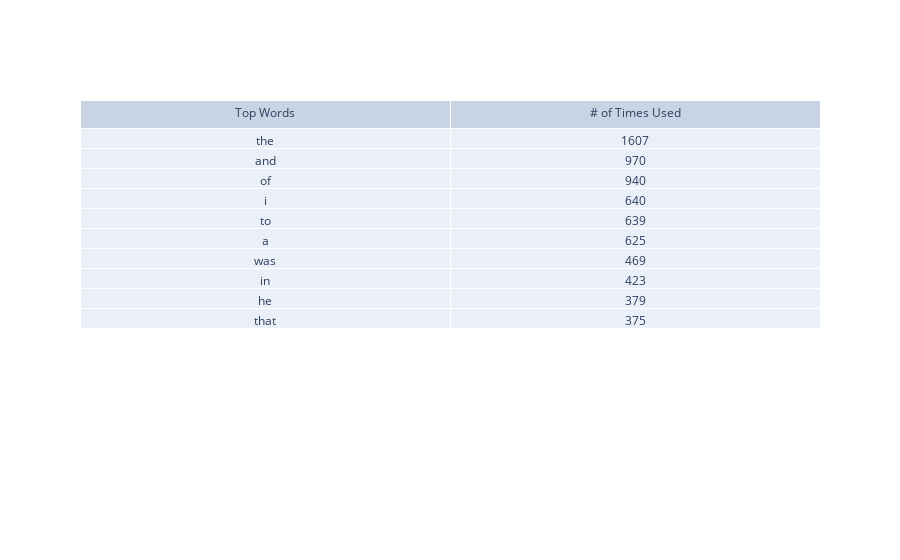

Notebook code for this chart:
### Code cell
# [2-3] ON YOUR OWN:

# Using the code above for figures, create a new table that lists the top 10 most frequent words and how many times they occur in that text.

import plotly.graph_objects as go
from operator import itemgetter  

d = blob.word_counts
for key, value in sorted(d.items(), key = itemgetter(1), reverse = False):
    print(key, value)

fig = go.Figure(data=[go.Table(header=dict(values=['Top Words', '# of Times Used']),
                 cells=dict(values=[['the', 'and', 'of', 'i', 'to', 'a', 'was', 'in', 'he', 'that'], [1607, 970, 940, 640, 639, 625, 469, 423, 379, 375]]))
                     ])
fig.show()

### Figure 1 — Plotly figure (JSON) as saved in the notebook; plotly's stock layout.template omitted (floating-point values rounded to 4 significant figures)
{"data": [{"cells": {"values": [["the", "and", "of", "i", "to", "a", "was", "in", "he", "that"], [1607, 970, 940, 640, 639, 625, 469, 423, 379, 375]]}, "header": {"values": ["Top Words", "# of Times Used"]}, "type": "table"}], "layout": {}}
